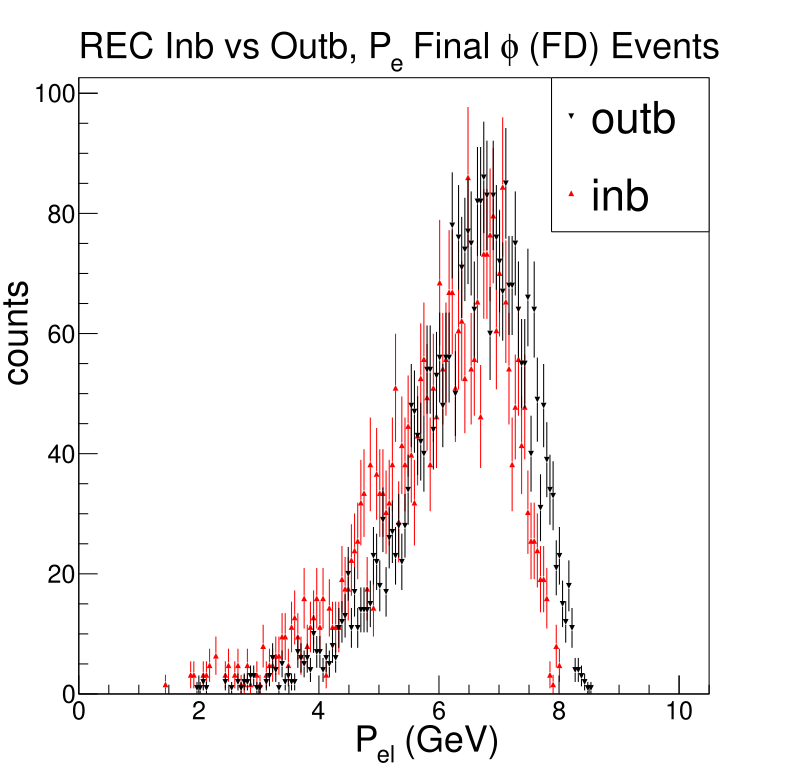

Here is the Python script that generated this plot:
#!/usr/bin/env python 
import argparse 
import numpy as np
import math
# Trick for docker install to run headless
# and never use plt.show() 
# dont use matplotlib while running this code on the batch farm
#import matplotlib
#matplotlib.use('agg')
#import matplotlib.pyplot as plt 

################################################################
## note - this is used for analyzing the result of different magnetic fields for 
## the phi analysis

from array import array 
from ROOT import (TH1F, TH2F, TF1, TFile, TCanvas,
                  gPad, gStyle, TLatex, TGraphErrors, TLegend,
                  TLine, kRed, kBlack, kBlue, kWhite,  kTRUE, gROOT)

from ROOT import( RooRealVar, RooArgSet, RooArgList, RooDataHist,
                  RooGaussian, RooFit, RooAddPdf, RooPolynomial, RooFormulaVar, RooLinkedList)

default_histo = TH1F('default', '', 100, 0, 1)
default_histo2d = TH2F('default', '', 100, 0, 1, 100, 0, 1)
global_dump = []

gROOT.SetBatch(kTRUE);


def load_histos(file):
    ''' Use the ROOT file structure to load a dictionary of histograms. '''
    h = {}
    for k in file.GetListOfKeys():
        h[k.GetName()] = file.Get(k.GetName())
    return h

def setup_global_options():
    gStyle.SetOptTitle(0)
    gStyle.SetOptStat(0)
    gStyle.SetPalette(57)

def get_fit_limits(txt_file_name, sig_range):
    params = {}
    txt_file = open(txt_file_name,'r')
    for ll in txt_file:
        sect = int(ll.split(' ')[0])
        mean = float(ll.split(' ')[1])
        sig = float(ll.split(' ')[2])
        params[sect] = [mean+sig_range*sig, mean-sig_range*sig]
    return params
    
def getFitFractionalHeight( h_temp, h_name, percent_max, save_fits):
    # fitting routine adopted from Andrew Puckett.
    print(' special fitting routine ')
    xlow, xhigh, histmax = 0, 0, 0
    binlow, binhigh, binmax = 0, 0, 0

    
    binmax = h_temp.GetMaximumBin()
    histmax = h_temp.GetMaximum()#GetBinContent(h_temp.GetMaximumBin())
    #print('histmax ' + str(histmax))
    
    binlow = binmax
    binhigh = binmax

    while h_temp.GetBinContent(binhigh) >= percent_max*histmax and binhigh <= h_temp.GetNbinsX() : binhigh+=1
    while h_temp.GetBinContent(binlow) >= percent_max*histmax and binlow > 1 : binlow-=1
    
    xlow = h_temp.GetBinLowEdge(binlow)
    xhigh = h_temp.GetBinLowEdge(binhigh+1)
    
    print(h_name)
    print(' >> bin high values ' + str(binhigh) + ' bin low ' + str(binlow) )
    print(" >> values used " + str(xlow) + " " + str(xhigh) + " " + str(histmax) )
    
    fit_temp = TF1(h_name,'gaus', xlow, xhigh )
    fit_temp.SetParameter(0, histmax)
    fit_temp.SetParameter(1, h_temp.GetBinCenter(h_temp.GetMaximumBin()))
    
                              
    h_temp.Fit(h_name,"RN") # add Q for quiet
    save_fits.append(fit_temp)
    
    temp_mean = fit_temp.GetParameter(1)
    temp_rms = fit_temp.GetParameter(2)
    
    return fit_temp#[temp_mean, temp_rms ]


def plot_sector_page(canvas, histos, title_formatter, label, save_name,
                     xtitle=None, ytitle=None, title=None,  log=False,
                     y_fit_range=None, landscape=False, x_range=None, vline=None, vline2=None,
                     hline=None, special_plot = None, 
                     fit_par = None, fit_range=None, sector_fit_info=None, fract_fit=None, save_fit_results=None, vlines=None):

    root_garbage_can = []
    root_is_dumb = []
    canvas.Clear() 
    if landscape:
        canvas.Divide(3,2)
    else:
        canvas.Divide(2,3)

    fit_result_out = None
    if save_fit_results:
        fit_result_out = open( save_fit_results, 'w')

    for i in range(1,7):
        canvas.cd(i)

        #if isinstance(histos[title_formatter.format(i)], TH1F):
        if isinstance(histos.get(title_formatter.format(i), default_histo), TH1F):
 
            if y_fit_range:
                fit = TF1(title_formatter.format(i) + '_fit', 'gaus')
                if special_plot : 
                    print('special limits')
                    #histos.get(title_formatter.format(i), default_histo).Fit(fit, '', 'R', 0.79, 0.97)
                    y_fit_range[0] = 0.79
                    y_fit_range[1] = 0.97
                    #histos.get(title_formatter.format(i), default_histo).Fit(fit, '', 'R', y_fit_range[0], y_fit_range[1])
                    x = RooRealVar("x","x",0.6,1.7)
                    l = RooArgList(x)
                    data = RooDataHist("data", "data set with x1 s{}".format(i), l, histos.get(title_formatter.format(i), default_histo) )
            
                    init_mean = sector_fit_info['mean']
                    init_mean_min = sector_fit_info['S{}_mean_min'.format(i)]
                    init_mean_max = sector_fit_info['S{}_mean_max'.format(i)]
                    init_sig = sector_fit_info['sig']
                    init_sig_min = sector_fit_info['sig_min']
                    init_sig_max = sector_fit_info['sig_max']

                    mean = RooRealVar("mean","Mean of Gaussian", init_mean,init_mean_min, init_mean_max)#0.938, 0.85, 1.0 ) # fit_par[0], 0.9*fit_par[0], 1.13*fit_par[0] ) #0.938, 0.85, 1.0 )
                    sigma = RooRealVar("sigma","Width of Gaussian", init_sig, init_sig_min, init_sig_max)# 0.1, 0.009, 0.9)    #fit_par[1], 0.95*fit_par[1], 1.05*fit_par[1] )#0.1, 0.009, 0.9)
                    gauss = RooGaussian("gauss","gauss(x,mean,sigma)",x,mean,sigma)
                
                    p1 = RooRealVar("p1","coeff #1", -10, 10)
                    p2 = RooRealVar("p2","coeff #2", -10, 10) # -10, 10) -100., 100.)
                    p3 = RooRealVar("p3","coeff #3", -10, 10) #1, -1000., 1000.)
                
                    poly_bck = RooPolynomial("px", "px", x, RooArgList(p1,p2,p3))
                    #if fit_range:
                    #x.setRange("signal", 0.83, 1.05);

                    if sector_fit_info:
                        #print(' fit range specified as : {} and {} '.format( sector_fit_range[i][0], sector_fit_range[i][1] ))
                        x.setRange("signal", sector_fit_info['S{}_range'.format(i)][0], sector_fit_info['S{}_range'.format(i)][1] )#0.83, 1.05);
                    
                    Nsig = RooRealVar("Nsig","Nsig",0.0,data.numEntries())
                    Nbkg = RooRealVar("Nbkg","Nbkg",0.0,data.numEntries())
                                
                    model = RooAddPdf("model","sig+bkgd",RooArgList(gauss,poly_bck), RooArgList(Nsig, Nbkg))
                    result = model.fitTo(data, RooFit.PrintLevel(1),  RooFit.Range("signal"), RooFit.Extended(0), RooFit.Minimizer("Minuit2","migrad"))
                    #store the fit values in a TF1 but the PDF is plotted instead.               
                    fit=TF1("gaus{}".format(i),"gaus")
                    fit.SetParameter(1, mean.getVal())
                    fit.SetParameter(2, sigma.getVal())

                    mean.Print()
                    sigma.Print()   
                    # plot this shit
                    xframe=x.frame()
                    xframe.SetTitle(" ; ; ")

                    data.plotOn(xframe, RooFit.MarkerSize(0.35) )
                    model.plotOn(xframe, RooFit.LineColor(kRed))
                    xframe.Draw()
                    can.Draw()
                    
                    if save_fit_results:
                        fit_result_out.write(str(i) + ' ' + str(mean.getVal()) + ' ' + str(sigma.getVal()) + '\n')

                    root_is_dumb.append(result)
                    root_is_dumb.append(data)
                    root_is_dumb.append(model)
                    root_is_dumb.append(xframe)

                elif fract_fit:
                    fit = getFitFractionalHeight( histos.get(title_formatter.format(i), default_histo), histos.get(title_formatter.format(i), default_histo).GetTitle(), fract_fit, root_is_dumb)
                    if save_fit_results:
                        fit_result_out.write(str(i) + ' ' + str(fit.GetParameter(1)) + ' ' + str(fit.GetParameter(2))  + '\n')
                else:
                    histos.get(title_formatter.format(i), default_histo).Fit(fit, '', 'R', y_fit_range[0], y_fit_range[1]) 
                    if save_fit_results:
                        fit_result_out.write(str(i) + ' ' + str(fit.GetParameter(1)) + ' ' + str(fit.GetParameter(2))  + '\n')

            if x_range:
                histos.get(title_formatter.format(i), default_histo).GetXaxis().SetRangeUser(x_range[0], x_range[1])
                
            if not special_plot:
                histos.get(title_formatter.format(i), default_histo).SetFillColorAlpha(55, 0.65)
                histos.get(title_formatter.format(i), default_histo).Draw()
                histos.get(title_formatter.format(i), default_histo).SetMinimum(0)

            if y_fit_range:
                label.DrawLatex(0.55, 0.86, '#mu = {0:6.4f}'.format(fit.GetParameter(1)))
                label.DrawLatex(0.55, 0.8, '#sigma = {0:6.4f}'.format(fit.GetParameter(2)))

            if vline:
                gPad.Update()
                ymax=gPad.GetUymax()                
                line = TLine(vline, 0,
                             vline, ymax)
                print(ymax)

                line.SetLineColor(kRed)
                line.SetLineStyle(1)
                line.Draw('same')
                root_garbage_can.append(line)
                global_dump.append(line)

            if vline2:
                gPad.Update()
                ymax=gPad.GetUymax()                
                print(ymax)
                print('drawing line HERE {}'.format(vline2))
                line2 = TLine(vline2, 0,
                              vline2, ymax)
                line2.SetLineColor(kRed)
                line2.SetLineStyle(1)
                line2.Draw('same')

            if vlines:
                gPad.Update()
                ymax=gPad.GetUymax()                
                line = TLine(vlines[i][0], 0,
                             vlines[i][0], ymax)
                line2 = TLine(vlines[i][1], 0,
                              vlines[i][1], ymax)

                print(ymax)

                line.SetLineColor(kRed)
                line.SetLineStyle(1)
                line2.SetLineColor(kRed)
                line2.SetLineStyle(1)
                line.Draw('same')
                line2.Draw('same')
                root_garbage_can.append(line)
                global_dump.append(line)            
                root_is_dumb.append(line2)
                global_dump.append(line2)
                
            
        #elif isinstance(histos[title_formatter.format(i)], TH2F):
        elif isinstance(histos.get(title_formatter.format(i), default_histo), TH2F):
            # histos[title_formatter.format(i)].Draw('colz')
            histos.get(title_formatter.format(i), default_histo).Draw('colz')
            if log:
                gPad.SetLogz() 
        else:
            #raise NotImplementedException('plot_sector_page only supports TH1F, TH2F')
            pass

        if vline:
            line = TLine(vline, histos.get(title_formatter.format(i), default_histo).GetYaxis().GetXmin(),
                         vline, histos.get(title_formatter.format(i), default_histo).GetYaxis().GetXmax())
            line.SetLineColor(1)
            line.SetLineStyle(1)
            line.Draw('same')
            root_garbage_can.append(line)
            root_is_dumb.append(line)

        if vline2:
            print('drawing line')
            line2 = TLine(vline2, histos.get(title_formatter.format(i), default_histo).GetYaxis().GetXmin(),
                         vline2, histos.get(title_formatter.format(i), default_histo).GetYaxis().GetXmax())
            line2.SetLineColor(1)
            line2.SetLineStyle(1)
            line2.Draw('same')
            root_is_dumb.append(line2)
            root_garbage_can.append(line2)

        if hline:
            xmin = histos.get(title_formatter.format(i)).GetXaxis().GetXmin()
            xmax = histos.get(title_formatter.format(i)).GetXaxis().GetXmax() 
            line = TLine(xmin, hline, xmax, hline)
            line.SetLineColor(1)
            line.SetLineStyle(1)
            line.Draw('same')
            root_garbage_can.append(line)
            
        if title:
            label.DrawLatex(0.1, 0.925, title)

        if xtitle:
            label.DrawLatex(0.5, 0.025, xtitle)

        if ytitle:
            label.SetTextAngle(90)
            label.DrawLatex(0.04, 0.5, ytitle)
            label.SetTextAngle(0)


    if save_fit_results:
        fit_result_out.close()
    canvas.Print(save_name)


def plot_sector_pass_fail_page(canvas, histos, title_formatter, label, save_name,
                     xtitle=None, ytitle=None, title=None, log=False,
                     y_fit_range=None, landscape=False, x_range=None, vline=None, vline2=None,
                               hline=None, vlines=None):

    root_garbage_can = []
    root_is_dumb = []
    canvas.Clear() 
    if landscape:
        canvas.Divide(3,2)
    else:
        canvas.Divide(2,3)

    cut_result  = ['raw','fail','pass']
    color_result = [1,2,4]#kBlack, kBlue, kRed]
    
    result_index=0
    for rr in cut_result:
        result_index+=1        
        for i in range(1,7):
            canvas.cd(i)
            if log and result_index==1:
                print(' setting log Y ')
                gPad.SetLogy() 

            if isinstance(histos.get(title_formatter.format(rr,i), default_histo), TH1F):
    
                if x_range:
                    histos.get(title_formatter.format(rr,i), default_histo).GetXaxis().SetRangeUser(x_range[0], x_range[1])
                         
                histos.get(title_formatter.format(rr,i), default_histo).SetFillColorAlpha(kWhite, 0)
                histos.get(title_formatter.format(rr,i), default_histo).SetLineColor(color_result[result_index-1])
                histos.get(title_formatter.format(rr,i), default_histo).Draw('same')
                if log:
                    histos.get(title_formatter.format(rr,i), default_histo).SetMinimum(0.1)
                label.DrawLatex(0.57, 0.8 - 0.05*(result_index-1), '#color[{}]'.format(color_result[result_index-1]) + '{' + cut_result[result_index-1] + '}')
                
                #only plot first time
                if vline and result_index==1:
                    gPad.Update()
                    ymax=gPad.GetUymax()                
                    line = TLine(vline, 0,
                                 vline, ymax)
                    print(ymax)
                    line.SetLineColor(kRed)
                    line.SetLineStyle(1)
                    line.Draw('same')
                    root_garbage_can.append(line)
                    global_dump.append(line)

                if vline2 and result_index==1:
                    gPad.Update()
                    ymax=gPad.GetUymax()                
                    print(ymax)
                    print('drawing line HERE {}'.format(vline2))
                    line2 = TLine(vline2, 0,
                                  vline2, ymax)
                    line2.SetLineColor(kRed)
                    line2.SetLineStyle(1)
                    line2.Draw('same')
                    root_is_dumb.append(line2)
                    global_dump.append(line2)
            

                if vlines and result_index==1:
                    gPad.Update()
                    ymax=gPad.GetUymax()                
                    if log:
                        ymax = histos.get(title_formatter.format(rr,i), default_histo).GetMaximum()
                    line = TLine(vlines[i][0], 0,
                                 vlines[i][0], ymax)
                    line2 = TLine(vlines[i][1], 0,
                                  vlines[i][1], ymax)
                    print(ymax)

                    line.SetLineColor(kRed)
                    line.SetLineStyle(1)
                    line2.SetLineColor(kRed)
                    line2.SetLineStyle(1)

                    line.Draw('same')
                    line2.Draw('same')                    
                    root_garbage_can.append(line)
                    global_dump.append(line)            
                    root_is_dumb.append(line2)
                    global_dump.append(line2)


                if title:
                    label.DrawLatex(0.1, 0.925, title)
                        
                if xtitle:
                    label.DrawLatex(0.5, 0.025, xtitle)

                if ytitle:
                    label.SetTextAngle(90)
                    label.DrawLatex(0.04, 0.5, ytitle)
                    label.SetTextAngle(0)


    canvas.Print(save_name)


def plot_page(canvas, histos, histo_title, label, save_name,
              xtitle=None, ytitle=None, title=None, log=False,
              fits=None, x_bin_step=None, x_range=None, y_range = None, y_fit_range=None, 
              fit_method=None, merge_bins_status=None, slice_fit_info = None, manual_gfit_par=None):
    
    canvas.Clear() 
    root_is_dumb=[]
    if isinstance(histos[histo_title], TH1F):
        histos[histo_title].Draw()
    elif isinstance(histos[histo_title], TH2F):
        histos[histo_title].Draw('colz')
        if log:
            gPad.SetLogz() 

        if fits:
           htitle = histo_title
           hist = histos.get(htitle, default_histo2d).Clone(htitle+'_clone')
           hist.RebinX(x_bin_step)
           graph, slices, fits, bin_info = fit_slices(hist, x_range, 1, y_fit_range, label, ytitle, fit_method, merge_bins_status, slice_fit_info, 0)
           graph.SetMarkerStyle(8)
           graph.SetMarkerColor(2)
           graph.SetMarkerSize(1)
               
        if y_range:
            hist.GetYaxis().SetRangeUser(y_range[0], y_range[1])                        
            #hist.RebinX(x_bin_step)#int(math.floor(x_bin_step/2)))
            hist.Draw("colz")

            graph.GetHistogram().SetMinimum(y_range[0])
            graph.GetHistogram().SetMaximum(y_range[1])
            h_x_min = hist.GetBinCenter(1)
            h_x_max = hist.GetBinCenter(hist.GetNbinsX())
            graph.GetXaxis().SetRangeUser(x_range[0], x_range[1])
            graph.SetTitle('')
            graph.Draw('P')
            root_is_dumb.append(graph)            
            root_is_dumb.append(hist)
        else:
            graph.Draw('AP')
            root_is_dumb.append(graph)
            
        if manual_gfit_par:
            print('>>> Fitting Data Points of Graph')
            
            x_min, x_max = manual_gfit_par['S{}_range'.format(0)][0], manual_gfit_par['S{}_range'.format(0)][1]
            print('>>> Using manual fit range {} {}'.format(x_min, x_max))
            poly_fit = TF1(histo_title, "[0] + [1]*x + [2]*x*x + [3]*x*x*x",x_min, x_max)            
            graph.Fit(poly_fit,'R')
            poly_fit.SetLineColor(kBlack)
            poly_fit.Draw('same')
            title_temp = manual_gfit_par['file_out_name']
            f_out = open('/w/hallb-scifs17exp/clas12/bclary/CLAS12/david_elastic/elastic-clas12/python/fit_parameters/'+title_temp+'.txt','w')
            f_out.write('a {}'.format(poly_fit.GetParameter(0)) + ' \n')
            f_out.write('b {}'.format(poly_fit.GetParameter(1)) + ' \n')
            f_out.write('c {}'.format(poly_fit.GetParameter(2)) + ' \n')
            f_out.write('d {}'.format(poly_fit.GetParameter(3)))
            f_out.close()
            root_is_dumb.append(poly_fit)


    else:
        #raise NotImplementedException('plot_sector_page only supports TH1F, TH2F')
        pass
    
    if title:
        label.DrawLatex(0.1, 0.925, title)

    if xtitle:
        label.DrawLatex(0.5, 0.025, xtitle)

    if ytitle:
        label.SetTextAngle(90)
        label.DrawLatex(0.04, 0.5, ytitle)
        label.SetTextAngle(0)

        
    canvas.Print(save_name)
    
    if fits:
        # For the slices 
        slice_can = TCanvas('slice_can', 'slice_can', 1200, 1600)
        slice_can.SetBatch(kTRUE)

        slice_pdfname = histo_title + '_slices.pdf'
        slice_can.Print(slice_pdfname + '[')
        htitle = histo_title
        hist = histos.get(htitle, default_histo2d).Clone(htitle+'_clone2') 
        hist.RebinX(x_bin_step)
        graph, slices, fits, bin_info = fit_slices(hist, x_range, 1, y_fit_range, label, ytitle, fit_method, merge_bins_status, slice_fit_info, 0)

        ncols = 3
        #ncols = int(np.ceil(len(slices) / nrows) + 1)
        nrows = int((slice_fit_info['S{}_max_bin_ignore'.format(0)] - slice_fit_info['S{}_min_bin_ignore'.format(0)])/ncols) + 1
        if nrows <= 2:
            nrows+=1

        print(' --------> number of cols {} '.format(ncols))
        print(' --------> number of rows {} '.format(nrows))
        

        slice_can.Clear() 
        slice_can.Divide(ncols, nrows)
        for j, (s,f) in enumerate(zip(slices, fits)):
            bin_center = bin_info['bin_center_{}'.format(j)]
            if j<slice_fit_info['S0_min_bin_ignore'] or j>slice_fit_info['S0_max_bin_ignore']: continue
            print(j+1-slice_fit_info['S0_min_bin_ignore'])
            slice_can.cd(j+1-slice_fit_info['S0_min_bin_ignore'])
            #slice_can.cd(j+1)
            s.Draw()
            lab.DrawLatex(0.15, 0.85, '#mu = {0:6.4f}'.format(f.GetParameter(1)))
            lab.DrawLatex(0.15, 0.80, '#sigma = {0:6.4f}'.format(f.GetParameter(2)))
            lab.DrawLatex(0.15, 0.75, 'Bin:{}'.format(j))
            lab.DrawLatex(0.15, 0.70, 'Bin Cntr:{}'.format(bin_center))
            
        slice_can.Print(slice_pdfname)
        slice_can.Print(slice_pdfname + ']')


def plot_page_2d_overlap(canvas, histos, title_formatter, loop_formatter, label, save_name,
                     xtitle=None, ytitle=None, title=None, log=False):
    
    canvas.Clear() 
    jj=0
    for rr in loop_formatter:
        if isinstance(histos[title_formatter.format(rr)], TH2F):            
            if jj == 0:
                histos.get(title_formatter.format(rr), default_histo).Draw()
            if jj == 1:
                histos.get(title_formatter.format(rr), default_histo).Draw('colz+same')
                
            if log:
                gPad.SetLogz() 
        else:
            #raise NotImplementedException('plot_sector_page only supports TH1F, TH2F')
            pass
    
        if title:
            label.DrawLatex(0.1, 0.925, title)

        if xtitle:
            label.DrawLatex(0.5, 0.025, xtitle)

        if ytitle:
            label.SetTextAngle(90)
            label.DrawLatex(0.04, 0.5, ytitle)
            label.SetTextAngle(0)
        jj+=1
    canvas.Print(save_name)

def plot_page_overlap_grid(canvas, histos, histos2, histo_titles, label, save_name, nrow, ncol,
                           xtitle=None, ytitle=None, titles=None, log=False, rebin2D=None,
                           fits=None, x_bin_step=None, x_range=None, y_range = None, y_fit_range=None, 
                           fit_method=None, merge_bins_status=None, slice_fit_info = None, manual_gfit_par=None):
    
    canvas.Clear() 
    canvas.Divide(nrow,ncol)
    root_is_dumb=[]
    
    cc=0
    for histo_title in histo_titles:
        canvas.cd(cc+1)
        if isinstance(histos[histo_title], TH1F):
            opt='P+E'
            histos[histo_title].SetMarkerStyle(22)
            histos2[histo_title].SetMarkerStyle(23)
            histos[histo_title].SetMarkerSize(1)
            histos2[histo_title].SetMarkerSize(1)
            histos[histo_title].SetMarkerColor(kRed)
            histos2[histo_title].SetMarkerColor(kBlack)
            histos[histo_title].SetLineColor(kRed)
            histos2[histo_title].SetLineColor(kBlack)
            # scale to outbending data
            histos[histo_title].Scale( histos2[histo_title].GetMaximum()/histos[histo_title].GetMaximum())
            if histos2.get(histo_title, default_histo).GetMaximum() > histos.get(histo_title, default_histo).GetMaximum():
                histos2[histo_title].Draw(opt)
                histos[histo_title].Draw(opt+' SAME')
            else:
                histos[histo_title].Draw(opt)
                histos2[histo_title].Draw(opt+' SAME')

            leg = TLegend(0.7, 0.7, 0.9, 0.9)
            leg.AddEntry( histos[histo_title],'inb','pl')
            leg.AddEntry( histos2[histo_title],'out.','pl')
            leg.Draw('same')
            root_is_dumb.append(leg)


        elif isinstance(histos[histo_title], TH2F):            
            if log:
                print(' setting log Z ')
                gPad.SetLogz() 

            opt='CONT2'
            histos[histo_title].SetLineColor(kRed)
            histos2[histo_title].SetLineColor(kBlack)
            if rebin2D:
                histos[histo_title].Rebin2D(rebin2D[0], rebin2D[1])
                histos2[histo_title].Rebin2D(rebin2D[0], rebin2D[1])
            histos[histo_title].Draw(opt)
            histos2[histo_title].Draw(opt+' SAME')
        
            leg = TLegend(0.7, 0.7, 0.9, 0.9)
            leg.AddEntry( histos[histo_title],'inb','l')
            leg.AddEntry( histos2[histo_title],'out.','l')
            leg.Draw('same')
            root_is_dumb.append(leg)
            
        else:
            #raise NotImplementedException('plot_sector_page only supports TH1F, TH2F')
            pass
    
        if titles:
            label.DrawLatex(0.1, 0.925, titles[cc][0])

            label.DrawLatex(0.5, 0.025, titles[cc][2])

            label.SetTextAngle(90)
            label.DrawLatex(0.04, 0.5, titles[cc][1])
            label.SetTextAngle(0)
        cc+=1

        
    canvas.Print(save_name)
    

def plot_sector_2d_page(canvas, histos, title_formatter, loop_formatter, label, save_name,
                        xtitle=None, ytitle=None, title=None,  log=False,
                        y_fit_range=None, landscape=False, x_range=None ):

    root_garbage_can = []
    root_is_dumb = []
    canvas.Clear() 
    if landscape:
        canvas.Divide(3,2)
    else:
        canvas.Divide(2,3)

    jj=0
    for rr in loop_formatter:
        for i in range(1,7):
            canvas.cd(i)
            if isinstance(histos.get(title_formatter.format(i,rr), default_histo), TH2F):
                
                if jj == 0:
                    histos.get(title_formatter.format(i,rr), default_histo).Draw()
                if jj == 1:
                    histos.get(title_formatter.format(i,rr), default_histo).Draw('colz+same')
                if log:
                    gPad.SetLogz() 
            else:
                #raise NotImplementedException('plot_sector_page only supports TH1F, TH2F')
                pass


            if title:
                label.DrawLatex(0.1, 0.925, title)
                
            if xtitle:
                label.DrawLatex(0.5, 0.025, xtitle)

            if ytitle:
                label.SetTextAngle(90)
                label.DrawLatex(0.04, 0.5, ytitle)
                label.SetTextAngle(0)
        jj+=1

    canvas.Print(save_name)


def fit_slices(histo, x_range, x_bin_step, y_fit_range, label, xlabel, fit_method, merge_bins_status, slice_fit_info, sect=None):

    x_start = histo.GetXaxis().FindBin(x_range[0])
    x_stop =  histo.GetXaxis().FindBin(x_range[1])

    x_values = array('d')
    slices = []
    fits = []
    junk=[]
    
    x_bin_start=1
    x_bin_end=1
    ev_per_hist=0
    fraction_events_per_hist=0.2
    n_ev_per_hist=histo.GetEntries()*fraction_events_per_hist
    done = False
    i=0
    #for i, x_bin in enumerate(range(x_start, x_stop + 1, x_bin_step)):
    dict_projec = {}
    bin_info = {}
    if merge_bins_status:
        print('--> performing bin merging procedure to fill slices with equal events')
        while not done:
            projec = histo.ProjectionY(histo.GetTitle() + '_proj{}'.format(i) , x_bin_start, x_bin_end)
            #x_bin, x_bin + x_bin_step)
            n_ev_projec = projec.GetEntries()
            if n_ev_projec <= n_ev_per_hist:
                x_bin_end+=1
                ev_per_hist+=n_ev_projec
            else:
                print(histo.GetXaxis().GetBinCenter(x_bin_end))
                print(histo.GetXaxis().GetBinCenter(x_bin_start))
                bin_info[i] = [histo.GetXaxis().GetBinCenter(x_bin_start),  histo.GetXaxis().GetBinCenter(x_bin_end)]
                avg_bin_center = histo.GetXaxis().GetBinCenter(x_bin_start) + (histo.GetXaxis().GetBinCenter(x_bin_end) - histo.GetXaxis().GetBinCenter(x_bin_start))/2            
                projec.SetTitle('{} Bin {}; {}; counts'.format(xlabel,i,xlabel))
                temp_store = [projec,avg_bin_center]
                dict_projec[i] = temp_store
                print dict_projec
                print('projec {} bin rane {} to {} with {} events, avg bin center {}'.format(i,x_bin_start, x_bin_end, n_ev_projec, avg_bin_center))
                x_bin_start=x_bin_end
                i+=1            
                
            if x_bin_end == histo.GetNbinsX():
                done=True

    if merge_bins_status:
        for  key, value in dict_projec.items():
            fit = TF1(histo.GetTitle() + '_fit{}'.format(key), 'gaus')
            fit.SetTitle(histo.GetTitle() + '_fit{}'.format(key))
            fit.SetName(histo.GetTitle() + '_fit{}'.format(key))
        
            projec = value[0]
            avg_bin_center = value[1]
            if y_fit_range:
                fit.SetParameter(1, 0.5 * projec.GetMean() )#(y_fit_range[0] + y_fit_range[1]))
            
                #projec.Fit(fit, 'R', '',  y_fit_range[0], y_fit_range[1])
                #projec.Rebin(2)
                hist_mean = projec.GetMean()
                hist_sig = projec.GetRMS()
                y_fit_min = hist_mean - 2*hist_sig
                y_fit_max = hist_mean + 2*hist_sig
                if fit_method == 2 :
                    fit = getFitFractionalHeight( projec, projec.GetTitle(), 0.6, junk)
                elif fit_method == 1:
                    projec.Fit(fit, 'R', '',  y_fit_min,y_fit_max)

            slices.append(projec)
            fits.append(fit)
            
        x_values.append(avg_bin_center)#0.5 * (x_high + x_low))

    if not merge_bins_status:
        for i, x_bin in enumerate(range(x_start, x_stop + 1, x_bin_step)):
            projec = histo.ProjectionY(histo.GetTitle() + '_proj{}'.format(i) , x_bin, x_bin)# + x_bin_step)
            fit = TF1(histo.GetTitle() + '_fit{}'.format(i), 'gaus')
            fit.SetTitle(histo.GetTitle() + '_fit{}'.format(i))
            fit.SetName(histo.GetTitle() + '_fit{}'.format(i))
            
            if y_fit_range:
                fit.SetParameter(1, 0.5 * (y_fit_range[0] + y_fit_range[1]))
            
                
            if 'rebinX' in slice_fit_info.keys():
                projec.Rebin(slice_fit_info['rebinX'])
            else:
                projec.Rebin(2)
            
            hist_mean = projec.GetMean()
            hist_sig = projec.GetRMS()
            y_fit_min = hist_mean - 2*hist_sig
            y_fit_max = hist_mean + 2*hist_sig
            if fit_method == 2 :
                if 'fit_fract' in slice_fit_info.keys():
                    fit = getFitFractionalHeight( projec, projec.GetTitle(), slice_fit_info['fit_fract'], junk)
                else:
                    fit = getFitFractionalHeight( projec, projec.GetTitle(), 0.6, junk)
                    #fit = getFitFractionalHeight( projec, projec.GetTitle(), 0.6, junk)
            elif fit_method == 1:
                projec.Fit(fit, 'R', '',  y_fit_min,y_fit_max)
            elif fit_method == 3 and slice_fit_info and sect:
                print('---> Using ROOFit <---')
                h_min = projec.GetXaxis().GetXmin()
                h_max = projec.GetXaxis().GetXmax()
                print(' hist x range is {} to {}'.format(h_min, h_max))

                rf_x = RooRealVar("xs","xs",h_min, h_max)
                rf_l = RooArgList(rf_x)
                rf_data = RooDataHist("slice_data","data_set_slice{}".format(i), rf_l, projec)
                init_mean = slice_fit_info['mean']
                init_mean_min = slice_fit_info['S{}_mean_min'.format(sect)]
                init_mean_max = slice_fit_info['S{}_mean_max'.format(sect)]
                init_sig = slice_fit_info['sig']
                init_sig_min = slice_fit_info['sig_min']
                init_sig_max = slice_fit_info['sig_max']
                
                slice_mean = RooRealVar("slice_mean","Mean of Gaussian", init_mean,init_mean_min, init_mean_max)#0.938, 0.85, 1.0 ) # fit_par[0], 0.9*fit_par[0], 1.13*fit_par[0] ) #0.938, 0.85, 1.0 )
                slice_sigma = RooRealVar("slice_sigma","Width of Gaussian", init_sig, init_sig_min, init_sig_max)# 0.1, 0.009, 0.9)    #fit_par[1], 0.95*fit_par[1], 1.05*fit_par[1] )#0.1, 0.009, 0.9)
                slice_gauss = RooGaussian("slice_gauss","gauss(x,slice_mean,slice_sigma)",rf_x,slice_mean,slice_sigma)
                slice_result = slice_gauss.fitTo(rf_data,RooFit.PrintLevel(1),RooFit.Extended(0), RooFit.Minimizer("Minuit2","migrad"))
                fit.SetParameter(1, slice_mean.getVal())
                fit.SetParameter(2, slice_sigma.getVal())
                slice_mean.Print()
                slice_sigma.Print()
                projec.Fit(fit, 'R', '',  slice_mean.getVal() - 3*slice_sigma.getVal(), slice_mean.getVal() + 3*slice_sigma.getVal())
                
            
                
            print('-----------> fit result chi2 ' + str(fit.GetChisquare()))
            #projec.Fit(fit, 'R', '',  y_fit_range[0], y_fit_range[1])
            
            x_low = histo.GetXaxis().GetBinCenter(x_bin)
            x_high = histo.GetXaxis().GetBinCenter(x_bin + x_bin_step)

            projec.SetTitle(xlabel +' bin ' +str(i) + ' ' + str(0.5 * (x_high + x_low)) + ' ; ' + xlabel + ' ;  counts')

            x_center = histo.GetXaxis().GetBinCenter(x_bin) #+ 0.5*(histo.GetXaxis().GetBinCenter(1) + histo.GetXaxis().GetBinCenter(2))
            print(' x bin low {} and x bin high {} -> bin center {}'.format(x_low, x_high, 0.5*(x_high + x_low)))
            print(' x center is {}'.format(x_center))
            x_values.append(x_center) #0.5 * (x_high + x_low))
            slices.append(projec)
            fits.append(fit)
            bin_info['bin_center_{}'.format(i)] = x_center #0.5*(x_high + x_low)

    means = array('d')
    means_err = array('d')
    stds = array('d')
    stds_err = array('d')
    zeros = array('d')
    x_values_temp = array('d')
    
    xx_counter  = 0
    for f in fits:
        xx_counter+=1
        if (xx_counter-1)<slice_fit_info['S{}_min_bin_ignore'.format(sect)] or (xx_counter-1)>slice_fit_info['S{}_max_bin_ignore'.format(sect)]: continue

        x_values_temp.append(x_values[xx_counter-1])
        means.append(f.GetParameter(1))
        means_err.append(f.GetParError(1))
        stds.append(f.GetParameter(2))
        stds_err.append(f.GetParError(2))
        zeros.append(0.0)
      
    #graph = TGraphErrors(len(x_values_temp), x_values_temp, means, zeros, stds)
    graph = TGraphErrors(len(x_values_temp), x_values_temp, means, zeros, means_err)
    graph.SetName('g_' + histo.GetName())

    return graph, slices, fits, bin_info
    # return np.array(x_values), np.array(means), np.array(stds), slices, fits 

 
def plot_fits(canvas, histos, x_range, x_bin_step, title_formatter,
              save_name, label, y_fit_range, fit_method, y_range=None,
              title=None, xtitle=None, ytitle=None, hline=None, vlines=None,
              merge_bins_status = False, slice_fit_info = None, manual_gfit_par=None):

    canvas.Clear()
    canvas.Divide(2,3)

    root_is_dumb = []
    for i in range(1,7):
        canvas.cd(i)

        htitle = title_formatter.format(i)
        hist = histos.get(htitle, default_histo2d).Clone(htitle+'_clone')
        hist.RebinX(x_bin_step)
        #graph, slices, fits, bin_info = fit_slices(histos.get(htitle, default_histo2d), x_range, 1, y_fit_range, label, ytitle, fit_method, merge_bins_status, slice_fit_info, i)
        graph, slices, fits, bin_info = fit_slices(hist, x_range, 1, y_fit_range, label, ytitle, fit_method, merge_bins_status, slice_fit_info, i)
        graph.SetMarkerStyle(8)
        graph.SetMarkerColor(2)
        graph.SetMarkerSize(1)
        #hist = histos.get(htitle, default_histo2d).Clone(htitle+'_clone')
        if y_range:
            hist.GetYaxis().SetRangeUser(y_range[0], y_range[1])                        
            #hist.RebinX(x_bin_step)#int(math.floor(x_bin_step/2)))
            hist.Draw("colz")

            graph.GetHistogram().SetMinimum(y_range[0])
            graph.GetHistogram().SetMaximum(y_range[1])
            h_x_min = hist.GetBinCenter(1)
            h_x_max = hist.GetBinCenter(hist.GetNbinsX())
            graph.GetXaxis().SetRangeUser(x_range[0], x_range[1])
            graph.SetTitle('')
            graph.Draw('P')
            root_is_dumb.append(graph)            
            root_is_dumb.append(hist)
        else:
            graph.Draw('AP')
            root_is_dumb.append(graph)
            
        if hline:
            line = TLine(x_range[0], hline, x_range[1], hline)
            line.SetLineStyle(8)
            line.SetLineWidth(1)
            line.Draw()
            root_is_dumb.append(line)
            
        if title:
            label.DrawLatex(0.1, 0.925, title + ' S ' + str(i))

        if xtitle:
            label.DrawLatex(0.5, 0.025, xtitle)
        if ytitle:
            label.SetTextAngle(90)
            label.DrawLatex(0.035, 0.5, ytitle)
            label.SetTextAngle(0)

        if vlines:
            for sect, ll in bin_info.items():
                lmin = TLine(ll[0], y_range[0], ll[0], y_range[1])
                lmax = TLine(ll[1], y_range[0], ll[1], y_range[1])
                lmin.SetLineColor(kRed)
                lmax.SetLineColor(kRed)
                lmin.Draw('same')
                if ll[1] < graph.GetXaxis().GetXmax():
                    lmax.Draw('same')
                root_is_dumb.append(lmin)
                root_is_dumb.append(lmax)

        if manual_gfit_par:
            print('>>> Fitting Data Points of Graph')
            
            x_min, x_max = manual_gfit_par['S{}_range'.format(i)][0], manual_gfit_par['S{}_range'.format(i)][1]
            print('>>> Using manual fit range {} {}'.format(x_min, x_max))
            poly_fit = TF1(title + str(i), "[0] + [1]*x + [2]*x*x + [3]*x*x*x",x_min, x_max)            
            graph.Fit(poly_fit,'R')
            poly_fit.SetLineColor(kBlack)
            poly_fit.Draw('same')
            title_temp = manual_gfit_par['file_out_name'] + '_S' + str(i)
            f_out = open('/w/hallb-scifs17exp/clas12/bclary/CLAS12/david_elastic/elastic-clas12/python/fit_parameters/'+title_temp+'.txt','w')
            f_out.write('a {}'.format(poly_fit.GetParameter(0)) + ' \n')
            f_out.write('b {}'.format(poly_fit.GetParameter(1)) + ' \n')
            f_out.write('c {}'.format(poly_fit.GetParameter(2)) + ' \n')
            f_out.write('d {}'.format(poly_fit.GetParameter(3)))
            f_out.close()
            root_is_dumb.append(poly_fit)




    canvas.Print(save_name)

    # For the slices 
    slice_can = TCanvas('slice_can', 'slice_can', 1200, 1600)
    slice_pdfname = title_formatter.split('_{}')[0] + '_slices.pdf'
    slice_can.Print(slice_pdfname + '[')
    for i in range(1,7):
        htitle = title_formatter.format(i)
        hist = histos.get(htitle, default_histo2d).Clone(htitle+'_clone2') 
        hist.RebinX(x_bin_step)
        #graph, slices, fits, bin_info = fit_slices(histos.get(htitle, default_histo2d), x_range, 1, y_fit_range, label, ytitle, fit_method, merge_bins_status, slice_fit_info, i)
        graph, slices, fits, bin_info = fit_slices(hist, x_range, 1, y_fit_range, label, ytitle, fit_method, merge_bins_status, slice_fit_info, i)

        # Size of slices page
        ncols = 3
        #ncols = int(np.ceil(len(slices) / nrows) + 1)
        nrows = int((slice_fit_info['S{}_max_bin_ignore'.format(i)] - slice_fit_info['S{}_min_bin_ignore'.format(i)])/ncols) + 1
        if nrows <= 2:
            nrows+=1

        print(' --------> number of cols {} '.format(ncols))
        print(' --------> number of rows {} '.format(nrows))
        

        slice_can.Clear() 
        slice_can.Divide(ncols, nrows)
        for j, (s,f) in enumerate(zip(slices, fits)):
            bin_center = bin_info['bin_center_{}'.format(j)]
            if j<slice_fit_info['S{}_min_bin_ignore'.format(i)] or j>slice_fit_info['S{}_max_bin_ignore'.format(i)]: continue
            print(j+1-slice_fit_info['S{}_min_bin_ignore'.format(i)])
            slice_can.cd(j+1-slice_fit_info['S{}_min_bin_ignore'.format(i)])
            #slice_can.cd(j+1)
            s.Draw()
            lab.DrawLatex(0.15, 0.85, '#mu = {0:6.4f}'.format(f.GetParameter(1)))
            lab.DrawLatex(0.15, 0.80, '#sigma = {0:6.4f}'.format(f.GetParameter(2)))
            lab.DrawLatex(0.15, 0.75, 'Bin:{}'.format(j))
            lab.DrawLatex(0.15, 0.70, 'Bin Cntr:{}'.format(bin_center))
            
        slice_can.Print(slice_pdfname)
    slice_can.Print(slice_pdfname + ']')


def plot_2d_sidebyside(canvas,  histos_inb, histos_outb, title_formatter, save_name, label, 
                     title=None, xtitle=None, ytitle=None, 
                     hline=None, vlines=None, logy=None, set_marker_style=None, scale=None):

    root_garbage_can = []
    root_is_dumb = []
    canvas.Clear() 
    
    canvas.Divide(1,2)
    canvas.cd(1)
    histos_inb[title_formatter].Draw("colz")

    if hline:
        line = TLine(x_range[0], hline, x_range[1], hline)
        line.SetLineStyle(8)
        line.SetLineWidth(1)
        line.Draw()
        root_is_dumb.append(line)
        
    if title:
        label.DrawLatex(0.1, 0.925, 'INB:'+title)

    if xtitle:
        label.DrawLatex(0.5, 0.025, xtitle)

    if ytitle:
        label.SetTextAngle(90)
        label.DrawLatex(0.035, 0.5, ytitle)
        label.SetTextAngle(0)
    
    canvas.cd(2)
    histos_outb[title_formatter].Draw("colz")

    if hline:
        line = TLine(x_range[0], hline, x_range[1], hline)
        line.SetLineStyle(8)
        line.SetLineWidth(1)
        line.Draw()
        root_is_dumb.append(line)
        
    if title:
        label.DrawLatex(0.1, 0.925, 'OUTB:'+title)

    if xtitle:
        label.DrawLatex(0.5, 0.025, xtitle)

    if ytitle:
        label.SetTextAngle(90)
        label.DrawLatex(0.035, 0.5, ytitle)
        label.SetTextAngle(0)

    canvas.Print(save_name)
    

def plot_overlap_1d( canvas, histos_inb, histos_outb, title_formatter, save_name, label, 
                     title=None, xtitle=None, ytitle=None, 
                     hline=None, vlines=None, logy=None, set_marker_style=None, scale=None, fit=None):

    canvas.Clear()
    canvas.Divide(2,3)

    root_is_dumb = []
    
    if True:# isinstance((histos_data.get(title_formatter), default_histo), TH1F) and isinstance((histos_sim.get(title_formatter), default_histo), TH1F):
        opt=''
        if set_marker_style:            
            opt='P+E'
            histos_inb[title_formatter].SetMarkerStyle(22)
            histos_outb[title_formatter].SetMarkerStyle(23)
            histos_inb[title_formatter].SetMarkerSize(1)
            histos_outb[title_formatter].SetMarkerSize(1)
            histos_inb[title_formatter].SetMarkerColor(kRed)
            histos_outb[title_formatter].SetMarkerColor(kBlack)
            histos_inb[title_formatter].SetLineColor(kRed)
            histos_outb[title_formatter].SetLineColor(kBlack)
        else:
            histos_inb[title_formatter].SetLineColor(kRed)
            histos_outb[title_formatter].SetLineColor(kBlack)

                        
            
        if logy:
            print(' setting log Y ')
            gPad.SetLogy() 
            if histos_outb.get(title_formatter, default_histo).GetMaximum() > histos_outb.get(title_formatter, default_histo).GetMaximum():
                histos_outb.get(title_formatter, default_histo).SetMinimum(0.1)
            else:
                histos_inb.get(title_formatter, default_histo).SetMinimum(0.1)


        if scale:
            if scale=="to_inb":
                histos_outb[title_formatter].Scale( histos_inb[title_formatter].GetEntries()/histos_outb[title_formatter].GetEntries())
            elif scale=="integral":                
                dxmin = histos_inb[title_formatter].GetXaxis().GetXmin()
                dxmax = histos_inb[title_formatter].GetXaxis().GetXmax()
                sxmin = histos_outb[title_formatter].GetXaxis().GetXmin()
                sxmax = histos_outb[title_formatter].GetXaxis().GetXmax()
                dbmin = histos_inb[title_formatter].GetXaxis().FindBin(dxmin)
                dbmax = histos_inb[title_formatter].GetXaxis().FindBin(dxmax)
                sbmin = histos_outb[title_formatter].GetXaxis().FindBin(sxmin)
                sbmax = histos_outb[title_formatter].GetXaxis().FindBin(sxmax)                
                histos_inb[title_formatter].Scale( histos_outb[title_formatter].GetIntegral(sbmin, sbmax)/histos_inb[title_formatter].GetIntegral(dbmin,dbmax))
            else:
                histos_inb[title_formatter].Scale( histos_outb[title_formatter].GetMaximum()/histos_inb[title_formatter].GetMaximum())


        print(' maximum of outb hist is {}'.format(histos_outb.get(title_formatter, default_histo).GetMaximum()))
        
        if histos_outb.get(title_formatter, default_histo).GetMaximum() > histos_inb.get(title_formatter, default_histo).GetMaximum():
            histos_outb[title_formatter].Draw(opt)
            histos_inb[title_formatter].Draw(opt+' SAME')
        else:
            histos_inb[title_formatter].Draw(opt)
            histos_outb[title_formatter].Draw(opt+' SAME')
            
        root_is_dumb.append(histos_inb[title_formatter])
        root_is_dumb.append(histos_outb[title_formatter])

        if hline:
            line = TLine(x_range[0], hline, x_range[1], hline)
            line.SetLineStyle(8)
            line.SetLineWidth(1)
            line.Draw()
            root_is_dumb.append(line)
            
        if title:
            label.DrawLatex(0.1, 0.925, title)

        if xtitle:
            label.DrawLatex(0.45, 0.025, xtitle)

        if ytitle:
            label.SetTextAngle(90)
            label.DrawLatex(0.035, 0.5, ytitle)
            label.SetTextAngle(0)

        if vlines:
            vl=0
            for ll in vlines:
                gPad.Update()
                ymax=gPad.GetUymax()                                        
                print('{} {}'.format(vl,ll))
                line = TLine(ll, 0,
                             ll, ymax)
                line.SetLineColor(kRed)
                if vl > 1:
                    line.SetLineColor(kBlack)
                line.SetLineStyle(1)
                line.SetLineWidth(2)
                line.Draw('same')
                vl+=1
                root_is_dumb.append(line)

        leg = TLegend(0.7, 0.7, 0.9, 0.9)
        leg.AddEntry(histos_outb[title_formatter],'outb','p')
        leg.AddEntry(histos_inb[title_formatter],'inb','p')
        leg.Draw('same')
        root_is_dumb.append(leg)



        if fit:
            fit_gaus_inb = getFitFractionalHeight( histos_inb[title_formatter], histos_inb[title_formatter].GetTitle(), fit, root_is_dumb)
            fit_gaus_outb = getFitFractionalHeight( histos_outb[title_formatter], histos_outb[title_formatter].GetTitle(), fit, root_is_dumb)            
            mean_inb = histos_inb[title_formatter].GetMean()
            rms_inb = histos_inb[title_formatter].GetRMS()
            fit_gaus_poly_inb = TF1(histos_inb[title_formatter].GetTitle()+"gaus_poly","gaus(0)+pol2(3)", mean_inb-1.5*rms_inb, mean_inb+1.5*rms_inb)
            fit_gaus_poly_inb.SetParameter(0,fit_gaus_inb.GetParameter(0))
            fit_gaus_poly_inb.SetParameter(1,fit_gaus_inb.GetParameter(1))
            fit_gaus_poly_inb.SetParameter(2,fit_gaus_inb.GetParameter(2))

            mean_outb = histos_outb[title_formatter].GetMean()
            rms_outb = histos_outb[title_formatter].GetRMS()
            fit_gaus_poly_outb = TF1(histos_outb[title_formatter].GetTitle()+"outb_gaus_poly","gaus(0)+pol2(3)", mean_outb-1.5*rms_outb, mean_outb+1.5*rms_outb)
            fit_gaus_poly_outb.SetParameter(0,fit_gaus_outb.GetParameter(0))
            fit_gaus_poly_outb.SetParameter(1,fit_gaus_outb.GetParameter(1))
            fit_gaus_poly_outb.SetParameter(2,fit_gaus_outb.GetParameter(2))

            # fit with gaus + pol2 instead - result is more accurate
            fit_gaus_poly_inb.SetLineColor(kRed)
            fit_gaus_poly_outb.SetLineColor(kBlack)

            histos_inb[title_formatter].Fit(histos_inb[title_formatter].GetTitle()+"gaus_poly","R")
            histos_outb[title_formatter].Fit(histos_outb[title_formatter].GetTitle()+"outb_gaus_poly","R")

            label.DrawLatex(0.53, 0.60, 'inb: #mu = {0:.4f}'.format(fit_gaus_inb.GetParameter(1)))
            label.DrawLatex(0.53, 0.55, 'inb: #sigma = {0:.4f}'.format(fit_gaus_inb.GetParameter(2)))

            label.DrawLatex(0.53, 0.50, 'outb: #mu = {0:.4f}'.format(fit_gaus_outb.GetParameter(1)))
            label.DrawLatex(0.53, 0.45, 'out: #sigma = {0:.4f}'.format(fit_gaus_outb.GetParameter(2)))

            root_is_dumb.append(fit_gaus_outb)
            root_is_dumb.append(fit_gaus_inb)
            root_is_dumb.append(label)

    else:
        print('not th1f')
    

    canvas.Print(save_name)



def plot_overlap_2d( canvas, histos_data, histos_sim, title_formatter, save_name, label, 
                     title=None, xtitle=None, ytitle=None, 
                     hline=None, vlines=None, logy=None, set_marker_style=None, rebin2D = None):

    canvas.Clear()
    canvas.Divide(2,3)

    root_is_dumb = []
    
    if True:# isinstance((histos_data.get(title_formatter), default_histo), TH1F) and isinstance((histos_sim.get(title_formatter), default_histo), TH1F):
        opt=''
        if set_marker_style and rebin2D:            
            opt='CONT2'
            histos_data[title_formatter].SetLineColor(kRed)
            histos_sim[title_formatter].SetLineColor(kBlack)
            histos_data[title_formatter].Rebin2D(rebin2D[0], rebin2D[1])
            histos_sim[title_formatter].Rebin2D(rebin2D[0], rebin2D[1])

        if logy:
            print(' setting log Z ')
            gPad.SetLogz() 

        histos_data[title_formatter].Draw(opt)
        histos_sim[title_formatter].Draw(opt+' SAME')
        
        leg = TLegend(0.7, 0.7, 0.9, 0.9)
        leg.AddEntry( histos_data[title_formatter],'inb','l')
        leg.AddEntry( histos_sim[title_formatter],'out.','l')
        leg.Draw('same')
        root_is_dumb.append(leg)

        root_is_dumb.append(histos_data[title_formatter])
        root_is_dumb.append(histos_sim[title_formatter])

        if hline:
            line = TLine(x_range[0], hline, x_range[1], hline)
            line.SetLineStyle(8)
            line.SetLineWidth(1)
            line.Draw()
            root_is_dumb.append(line)
            
        if title:
            label.DrawLatex(0.1, 0.925, title)

        if xtitle:
            label.DrawLatex(0.5, 0.025, xtitle)

        if ytitle:
            label.SetTextAngle(90)
            label.DrawLatex(0.035, 0.5, ytitle)
            label.SetTextAngle(0)

        if vlines:
            for sect, ll in bin_info.items():
                lmin = TLine(ll[0], y_range[0], ll[0], y_range[1])
                lmax = TLine(ll[1], y_range[0], ll[1], y_range[1])
                lmin.SetLineColor(kRed)
                lmax.SetLineColor(kRed)
                lmin.Draw('same')
                if ll[1] < graph.GetXaxis().GetXmax():
                    lmax.Draw('same')
                root_is_dumb.append(lmin)
                root_is_dumb.append(lmax)


    else:
        print('not th1f')
    

    canvas.Print(save_name)

def plot_overlap_1d_multiplots( canvas, histos_data, histos_sim, title_format, save_name, label, 
                                title=None, xtitle=None, ytitle=None, 
                                hline=None, vlines=None, logy=None, set_marker_style=None, scale=None, ncols=None, nbins=None):
    
    canvas.Clear()
    # Size of slices page
    #ncols = 3
    
    nrows = int(np.ceil((nbins[1]-nbins[0]) / ncols) + 1)
    if nrows <= 2:
        nrows+=1

    print(' --------> number of cols {} '.format(ncols))
    print(' --------> number of rows {} '.format(nrows))
    
    canvas.Divide(ncols, nrows)
    
    root_is_dumb = []
    for ii in range(nbins[0], nbins[1]):
        canvas.cd(ii)
        if True:# isinstance((histos_data.get(title_formatter), default_histo), TH1F) and isinstance((histos_sim.get(title_formatter), default_histo), TH1F):
            title_formatter = title_format.format(ii)
            opt=''
            if set_marker_style:            
                opt='P+E'
                histos_data[title_formatter].SetMarkerStyle(22)
                histos_sim[title_formatter].SetMarkerStyle(23)
                histos_data[title_formatter].SetMarkerSize(1)
                histos_sim[title_formatter].SetMarkerSize(1)
                histos_data[title_formatter].SetMarkerColor(kRed)
                histos_sim[title_formatter].SetMarkerColor(kBlack)
                histos_data[title_formatter].SetLineColor(kRed)
                histos_sim[title_formatter].SetLineColor(kBlack)
            else:
                histos_data[title_formatter].SetLineColor(kRed)
                histos_sim[title_formatter].SetLineColor(kBlack)
            
            
            if logy:
                print(' setting log Y ')
                gPad.SetLogy() 
                if histos_sim.get(title_formatter, default_histo).GetMaximum() > histos_sim.get(title_formatter, default_histo).GetMaximum():
                    histos_sim.get(title_formatter, default_histo).SetMinimum(0.1)
                else:
                    histos_data.get(title_formatter, default_histo).SetMinimum(0.1)


            if scale:
                if scale=="to_data":
                    histos_sim[title_formatter].Scale( histos_data[title_formatter].GetEntries()/histos_sim[title_formatter].GetEntries())
                elif scale=="integral":                
                    dxmin = histos_data[title_formatter].GetXaxis().GetXmin()
                    dxmax = histos_data[title_formatter].GetXaxis().GetXmax()
                    sxmin = histos_sim[title_formatter].GetXaxis().GetXmin()
                    sxmax = histos_sim[title_formatter].GetXaxis().GetXmax()
                    dbmin = histos_data[title_formatter].GetXaxis().FindBin(dxmin)
                    dbmax = histos_data[title_formatter].GetXaxis().FindBin(dxmax)
                    sbmin = histos_sim[title_formatter].GetXaxis().FindBin(sxmin)
                    sbmax = histos_sim[title_formatter].GetXaxis().FindBin(sxmax)                
                    histos_data[title_formatter].Scale( histos_sim[title_formatter].GetIntegral(sbmin, sbmax)/histos_data[title_formatter].GetIntegral(dbmin,dbmax))
                else:
                    histos_data[title_formatter].Scale( histos_sim[title_formatter].GetMaximum()/histos_data[title_formatter].GetMaximum())

                    
            print(' maximum of simulation hist is {}'.format(histos_sim.get(title_formatter, default_histo).GetMaximum()))
        
            if histos_sim.get(title_formatter, default_histo).GetMaximum() > histos_data.get(title_formatter, default_histo).GetMaximum():
                histos_sim[title_formatter].Draw(opt)
                histos_data[title_formatter].Draw(opt+' SAME')
            else:
                histos_data[title_formatter].Draw(opt)
                histos_sim[title_formatter].Draw(opt+' SAME')
        
            root_is_dumb.append(histos_data[title_formatter])
            root_is_dumb.append(histos_sim[title_formatter])

            if hline:
                line = TLine(x_range[0], hline, x_range[1], hline)
                line.SetLineStyle(8)
                line.SetLineWidth(1)
                line.Draw()
                root_is_dumb.append(line)
            
            if title:
                label.DrawLatex(0.1, 0.925, title.format(ii))
                
            if xtitle:
                label.DrawLatex(0.5, 0.025, xtitle)

            if ytitle:
                label.SetTextAngle(90)
                label.DrawLatex(0.035, 0.5, ytitle)
                label.SetTextAngle(0)

            if vlines:
                for sect, ll in bin_info.items():
                    lmin = TLine(ll[0], y_range[0], ll[0], y_range[1])
                    lmax = TLine(ll[1], y_range[0], ll[1], y_range[1])
                    lmin.SetLineColor(kRed)
                    lmax.SetLineColor(kRed)
                    lmin.Draw('same')
                    if ll[1] < graph.GetXaxis().GetXmax():
                        lmax.Draw('same')
                    root_is_dumb.append(lmin)
                    root_is_dumb.append(lmax)

            leg = TLegend(0.7, 0.7, 0.9, 0.9)
            leg.AddEntry(histos_sim[title_formatter],'gemc','p')
            leg.AddEntry(histos_data[title_formatter],'data','p')
            leg.Draw('same')
            root_is_dumb.append(leg)

        else:
            print('not th1f')
    

    canvas.Print(save_name)


def add_text_page(can, label, text, save_name):
    """ Write some text onto a page. """
    can.Clear()
    can.cd(1)
    label.DrawLatex(0.1, 0.5, text)
    can.Print(save_name)
    
    
if __name__ == '__main__':

    ap = argparse.ArgumentParser()
    ap.add_argument(
        '-iinb',
        '--input_inb_file',
        required=True
    )
    ap.add_argument(
        '-ioutb',
        '--input_outb_file',
        required=True
    )
    ap.add_argument(
        '-o',
        '--output_prefix',
        required=True
    )
    args = ap.parse_args()

    input_inb_rootfile = args.input_inb_file
    input_outb_rootfile = args.input_outb_file

    output_pdfname = args.output_prefix + '.pdf'
    rootfile_inb = TFile(input_inb_rootfile)
    rootfile_outb = TFile(input_outb_rootfile)
    histos_inb = load_histos(rootfile_inb)
    histos_outb = load_histos(rootfile_outb)

    # uncomment to view all histograms in file
    #for k,v in histos.items():
    #    print(k, v)
        
    setup_global_options() 

    can = TCanvas('can', 'can', 1100, 1100) # was 800 by 1100
    can.SetBatch(kTRUE)

    lab = TLatex()
    lab.SetNDC()
    lab.SetTextFont(42)
    lab.SetTextSize(0.05)
    lab.SetTextColor(1)

    can.Print('{}['.format(output_pdfname))

    kpkm_mass_limit=[1.0107, 1.0287]

    
    
    #electron
    plot_overlap_1d( can, histos_inb, histos_outb, 'p_ele_pass_all_pass_additional_pass_phi_mass', output_pdfname, lab, 
                     title='REC Inb vs Outb, P_{e} Final #phi (FD) Events' , xtitle='P_{el} (GeV)', ytitle='counts', set_marker_style=True, scale=True)

    plot_overlap_1d( can, histos_inb, histos_outb, 'theta_ele_pass_all_pass_additional_pass_phi_mass', output_pdfname, lab, 
                     title='REC Inb vs Outb, #Theta_{e} Final #phi (FD) Events' , xtitle='#Theta_{el} (deg)', ytitle='counts', set_marker_style=True, scale=True)

    plot_overlap_1d( can, histos_inb, histos_outb, 'phi_ele_pass_all_pass_additional_pass_phi_mass', output_pdfname, lab, 
                     title='REC Inb vs Outb, #Phi_{e} Final #phi (FD) Events' , xtitle='#Phi_{el} (deg)', ytitle='counts', set_marker_style=True, scale=True)

    plot_2d_sidebyside(can, histos_inb, histos_outb, 'p_ele_theta_pass_all_pass_additional_pass_phi_mass', output_pdfname, lab, 
                       title='#theta_{el} vs P_{el}, PassAll, '+str(kpkm_mass_limit[0])+'<Mass(K^{ +}K^{ -})<'+str(kpkm_mass_limit[1]) , xtitle='P_{el} (GeV)', ytitle='#theta (deg)')

    plot_2d_sidebyside(can, histos_inb, histos_outb, 'phi_ele_theta_pass_all_pass_additional_pass_phi_mass', output_pdfname, lab, 
                       title='#theta_{el} vs #phi_{el}, PassAll,'+str(kpkm_mass_limit[0])+'<Mass(K^{ +}K^{ -})<'+str(kpkm_mass_limit[1]) , xtitle='#phi_{el} (deg)', ytitle='#theta (deg)')


    #proton
    plot_overlap_1d( can, histos_inb, histos_outb, 'p_pro_pass_all_pass_additional_pass_phi_mass', output_pdfname, lab, 
                     title='Inb vs Outb, P_{p} Final #phi (FD) Events' , xtitle='P_{p} (GeV)', ytitle='counts', set_marker_style=True, scale=True)

    plot_overlap_1d( can, histos_inb, histos_outb, 'theta_pro_pass_all_pass_additional_pass_phi_mass', output_pdfname, lab, 
                     title='Inb vs Outb, #Theta_{p} Final #phi (FD) Events' , xtitle='#Theta_{p} (deg)', ytitle='counts', set_marker_style=True, scale=True)

    plot_overlap_1d( can, histos_inb, histos_outb, 'phi_pro_pass_all_pass_additional_pass_phi_mass', output_pdfname, lab, 
                     title='Inb vs Outb, #Phi_{p} Final #phi (FD) Events' , xtitle='#Phi_{p} (deg)', ytitle='counts', set_marker_style=True, scale=True)

    plot_2d_sidebyside(can, histos_inb, histos_outb, 'p_pro_theta_pass_all_pass_additional_pass_phi_mass', output_pdfname, lab, 
                       title='#theta_{p} vs P_{p}, PassAll,'+str(kpkm_mass_limit[0])+'<Mass(K^{ +}K^{ -})<'+str(kpkm_mass_limit[1]) , xtitle='P_{p} (GeV)', ytitle='#theta (deg)')

    plot_2d_sidebyside(can, histos_inb, histos_outb, 'phi_pro_theta_pass_all_pass_additional_pass_phi_mass', output_pdfname, lab, 
                       title='#theta_{p} vs #phi_{p}, PassAll,'+str(kpkm_mass_limit[0])+'<Mass(K^{ +}K^{ -})<'+str(kpkm_mass_limit[1]) , xtitle='#phi_{p} (deg)', ytitle='#theta (deg)')



    #kaons
    plot_overlap_1d( can, histos_inb, histos_outb, 'p_kp_pass_all_pass_additional_pass_phi_mass', output_pdfname, lab, 
                     title='Inb vs Outb, P_{K^{ +}} Final #phi (FD) Events' , xtitle='P_{K^{ +}} (GeV)', ytitle='counts', set_marker_style=True, scale=True)

    plot_overlap_1d( can, histos_inb, histos_outb, 'theta_kp_pass_all_pass_additional_pass_phi_mass', output_pdfname, lab, 
                     title='Inb vs Outb, #Theta_{K^{ +}} Final #phi (FD) Events' , xtitle='#Theta_{K^{ +}} (deg)', ytitle='counts', set_marker_style=True, scale=True)

    plot_overlap_1d( can, histos_inb, histos_outb, 'phi_kp_pass_all_pass_additional_pass_phi_mass', output_pdfname, lab, 
                     title='Inb vs Outb, #Phi_{K^{ +}} Final #phi (FD) Events' , xtitle='#Phi_{K^{ +}} (deg)', ytitle='counts', set_marker_style=True, scale=True)

    plot_2d_sidebyside(can, histos_inb, histos_outb, 'p_kp_theta_pass_all_pass_additional_pass_phi_mass', output_pdfname, lab, 
                       title='#theta_{K^{ +}} vs P_{K^{ +}}, PassAll,'+str(kpkm_mass_limit[0])+'<Mass(K^{ +}K^{ -})<'+str(kpkm_mass_limit[1]) , xtitle='P_{K^{ +}} (GeV)', ytitle='#theta (deg)')

    plot_2d_sidebyside(can, histos_inb, histos_outb, 'phi_kp_theta_pass_all_pass_additional_pass_phi_mass', output_pdfname, lab, 
                       title='#theta_{K^{ +}} vs #phi_{K^{ +}}, PassAll,'+str(kpkm_mass_limit[0])+'<Mass(K^{ +}K^{ -})<'+str(kpkm_mass_limit[1]) , xtitle='#phi_{K^{ +}} (deg)', ytitle='#theta (deg)')



    #kaonM
    plot_overlap_1d( can, histos_inb, histos_outb, 'p_km_pass_all_pass_additional_pass_phi_mass', output_pdfname, lab, 
                     title='Inb vs Outb, P_{K^{ -}} Final #phi (FD) Events' , xtitle='P_{K^{ -}} (GeV)', ytitle='counts', set_marker_style=True, scale=True)

    plot_overlap_1d( can, histos_inb, histos_outb, 'theta_km_pass_all_pass_additional_pass_phi_mass', output_pdfname, lab, 
                     title='Inb vs Outb, #Theta_{K^{ -}} Final #phi (FD) Events' , xtitle='#Theta_{K^{ -}} (deg)', ytitle='counts', set_marker_style=True, scale=True)

    plot_overlap_1d( can, histos_inb, histos_outb, 'phi_km_pass_all_pass_additional_pass_phi_mass', output_pdfname, lab, 
                     title='Inb vs Outb, #Phi_{K^{ -}} Final #phi (FD) Events' , xtitle='#Phi_{K^{ -}} (deg)', ytitle='counts', set_marker_style=True, scale=True)

    plot_2d_sidebyside(can, histos_inb, histos_outb, 'p_km_theta_pass_all_pass_additional_pass_phi_mass', output_pdfname, lab, 
                       title='#theta_{K^{ -}} vs P_{K^{ -}}, PassAll,'+str(kpkm_mass_limit[0])+'<Mass(K^{ +}K^{ -})<'+str(kpkm_mass_limit[1]) , xtitle='P_{K^{ -}} (GeV)', ytitle='#theta (deg)')

    plot_2d_sidebyside(can, histos_inb, histos_outb, 'phi_km_theta_pass_all_pass_additional_pass_phi_mass', output_pdfname, lab, 
                       title='#theta_{K^{ -}} vs #phi_{K^{ -}}, PassAll,'+str(kpkm_mass_limit[0])+'<Mass(K^{ +}K^{ -})<'+str(kpkm_mass_limit[1]) , xtitle='#phi_{K^{ -}} (deg)', ytitle='#theta (deg)')


    # variables that are used for events selection
    plot_overlap_1d( can, histos_inb, histos_outb, 'cpl_pro_pass_all', output_pdfname, lab, 
                     title='Inb vs Outb, #theta_{Copl} Pr. Pass Me, MM2' , xtitle='#theta_{Copl} (deg)', ytitle='counts', set_marker_style=True, scale=True, vlines =[9,9])

    plot_overlap_1d( can, histos_inb, histos_outb, 'cpl_kp_pass_all', output_pdfname, lab, 
                     title='Inb vs Outb, #theta_{Copl} K^{ +}. Pass Me, MM2' , xtitle='#theta_{Copl} (deg)', ytitle='counts', set_marker_style=True, scale=True, vlines =[9,9])

    plot_overlap_1d( can, histos_inb, histos_outb, 'cpl_km_pass_all', output_pdfname, lab, 
                     title='Inb vs Outb, #theta_{Copl} K^{ -} Pass Me, MM2' , xtitle='#theta_{Copl} (deg)', ytitle='counts', set_marker_style=True, scale=True, vlines =[9,9])


    plot_overlap_1d( can, histos_inb, histos_outb, 'cpl_pro_pass_all_pass_additional_pass_phi_mass', output_pdfname, lab, 
                     title='Inb vs Outb, #theta_{Copl} Pr. Final #phi (FD) Events' , xtitle='#theta_{Copl} (deg)', ytitle='counts', set_marker_style=True, scale=True)

    plot_overlap_1d( can, histos_inb, histos_outb, 'cpl_kp_pass_all_pass_additional_pass_phi_mass', output_pdfname, lab, 
                     title='Inb vs Outb, #theta_{Copl} K^{ +}. Final #phi (FD) Events' , xtitle='#theta_{Copl} (deg)', ytitle='counts', set_marker_style=True, scale=True)

    plot_overlap_1d( can, histos_inb, histos_outb, 'cpl_km_pass_all_pass_additional_pass_phi_mass', output_pdfname, lab, 
                     title='Inb vs Outb, #theta_{Copl} K^{ -} Final #phi (FD) Events' , xtitle='#theta_{Copl} (deg)', ytitle='counts', set_marker_style=True, scale=True)


    ##### now look at q2, xb, -t    
    plot_overlap_1d( can, histos_inb, histos_outb, 'w_pass_all_pass_additional_pass_phi_mass', output_pdfname, lab, 
                     title='Inb vs Outb, W Final #phi (FD) Events' , xtitle='W (GeV)', ytitle='counts', set_marker_style=True, scale=True, vlines=[2])

    plot_overlap_1d( can, histos_inb, histos_outb, 'q2_pass_all_pass_additional_pass_phi_mass', output_pdfname, lab, 
                     title='Inb vs Outb, Q^{2} Final #phi (FD) Events' , xtitle='Q^{2} (GeV^{2})', ytitle='counts', set_marker_style=True, scale=True, vlines=[1])

    plot_overlap_1d( can, histos_inb, histos_outb, 'xb_pass_all_pass_additional_pass_phi_mass', output_pdfname, lab, 
                     title='Inb vs Outb, X_{b} Final #phi (FD) Events' , xtitle='X_{b}', ytitle='counts', set_marker_style=True, scale=True)
        
    plot_overlap_1d( can, histos_inb, histos_outb, 't_pass_all_pass_additional_pass_phi_mass', output_pdfname, lab, 
                     title='Inb vs Outb, -t Final #phi (FD) Events' , xtitle='-t (GeV^{2})', ytitle='counts', set_marker_style=True, scale=True)

    plot_overlap_1d( can, histos_inb, histos_outb, 'phitrento_pass_all_pass_additional_pass_phi_mass', output_pdfname, lab, 
                     title='Inb vs Outb, #phi_{trento} Final #phi (FD) Events' , xtitle='#phi_{trento} (deg)', ytitle='counts', set_marker_style=True, scale=True)

    ###########
    ## check with cut removing low P protons 
    #plot_overlap_1d( can, histos_data, histos_sim, 'p_ele_pass_all_pass_additional_pass_phi_mass_lowproPcut', output_pdfname, lab, 
    #                 title='FD:REC Data vs Sim, P_{e} Final #phi, P_{pr}>0.8' , xtitle='P_{el} (GeV)', ytitle='counts', set_marker_style=True, scale=True)


    #plot_overlap_1d( can, histos_data, histos_sim, 't_pass_all_pass_additional_pass_phi_mass_lowproPcut', output_pdfname, lab, 
    #                 title='FD:REC Data vs Sim, -t Final #phi, P_{pr}>0.8' , xtitle='-t (GeV^{2})', ytitle='counts', set_marker_style=True, scale=True)


    ###########
    ## check with cuts on proton angle
    #plot_overlap_1d_multiplots(can,histos_data, histos_sim, 't_pass_all_pass_additional_pass_phi_mass_thetacut{}', output_pdfname, lab, 
    #title='FD,REC, -t,Final #phi, Pro. #Theta<35-{0}' , xtitle='-t (GeV^{2})', ytitle='counts', set_marker_style=True, scale=True, ncols=2, nbins=[1,8])


    #plot_overlap_1d_multiplots(can,histos_data, histos_sim, 'p_ele_pass_all_pass_additional_pass_phi_mass_thetacut{}', output_pdfname, lab, 
    #                           title='FD,REC, El. P,Final #phi, Pro. #Theta<35-{0}' , xtitle='P_{el} (GeV)', ytitle='counts', set_marker_style=True, scale=True, ncols=2, nbins=[1,8])


    ###########
    # look at the relationship between -t and proton angle and electron momentum
    plot_2d_sidebyside(can, histos_inb, histos_outb, 'p_ele_t_pass_all_pass_additional_pass_phi_mass', output_pdfname, lab, 
                       title='-t vs P_{el}, PassAll,'+str(kpkm_mass_limit[0])+'<Mass(K^{ +}K^{ -})<'+str(kpkm_mass_limit[1]) , xtitle='P_{el} (GeV)', ytitle='-t (GeV^{2})')

    plot_2d_sidebyside(can, histos_inb, histos_outb, 'theta_pro_t_pass_all_pass_additional_pass_phi_mass', output_pdfname, lab, 
                       title='-t vs #Theta_{pro}, PassAll,'+str(kpkm_mass_limit[0])+'<Mass(K^{ +}K^{ -})<'+str(kpkm_mass_limit[1]) , xtitle='#Theta_{pro} (deg)', ytitle='-t (GeV^{2})')


    plot_2d_sidebyside(can, histos_inb, histos_outb, 'w_q2_pass_all_pass_additional_pass_phi_mass', output_pdfname, lab, 
                       title='W vs Q^{2}, PassAll,'+str(kpkm_mass_limit[0])+'<Mass(K^{ +}K^{ -})<'+str(kpkm_mass_limit[1]) , xtitle='W (GeV)', ytitle='Q^{2} (GeV^{2})')

    plot_2d_sidebyside(can, histos_inb, histos_outb, 'xb_q2_pass_all_pass_additional_pass_phi_mass', output_pdfname, lab, 
                       title='Q^{2} vs X_{b} PassAll,'+str(kpkm_mass_limit[0])+'<Mass(K^{ +}K^{ -})<'+str(kpkm_mass_limit[1]) , xtitle='X_{b}', ytitle='Q^{2} (GeV^{2})')

    plot_2d_sidebyside(can, histos_inb, histos_outb, 't_q2_pass_all_pass_additional_pass_phi_mass', output_pdfname, lab, 
                       title='-t vs Q^{2}, PassAll,'+str(kpkm_mass_limit[0])+'<Mass(K^{ +}K^{ -})<'+str(kpkm_mass_limit[1]), xtitle='-t (GeV^{2})', ytitle='Q^{2} (GeV^{2})')

    plot_2d_sidebyside(can, histos_inb, histos_outb, 't_xb_pass_all_pass_additional_pass_phi_mass', output_pdfname, lab, 
                       title='-t vs X_{b} PassAll,'+str(kpkm_mass_limit[0])+'<Mass(K^{ +}K^{ -})<'+str(kpkm_mass_limit[1]), xtitle='-t (GeV^{2})', ytitle='X_{b}')

    plot_2d_sidebyside(can, histos_inb, histos_outb, 't_w_pass_all_pass_additional_pass_phi_mass', output_pdfname, lab, 
                       title='-t vs W PassAll,'+str(kpkm_mass_limit[0])+'<Mass(K^{ +}K^{ -})<'+str(kpkm_mass_limit[1]), xtitle='-t (GeV^{2})', ytitle='W (GeV)')
    

    ############
    ## compare missing energy and missing mass plots for cuts
    ## all in FD
    ## load cut boundaries from fits from exclusive_phi/epkpkm_top/makeFinalPlots.py output
    f_me_inb=open('../exclusive_phi/epkpkm_top/excl_phi_me_limits_pidtype1_inb.txt','r')
    f_me_outb=open('../exclusive_phi/epkpkm_top/excl_phi_me_limits_pidtype1_outb.txt','r')
    me_cuts = []
    for ff in [f_me_inb, f_me_outb]:
        for ll in ff:
            l = ll.split(' ')
            mean = float(l[0])
            sig = float(l[1])
            me_cuts.append(mean-4*sig)
            me_cuts.append(mean+4*sig)

    f_pro_inb=open('../exclusive_phi/epkpkm_top/excl_phi_mm2_pro_limits_pidtype1_inb.txt','r')
    f_pro_outb=open('../exclusive_phi/epkpkm_top/excl_phi_mm2_pro_limits_pidtype1_outb.txt','r')
    pr_cuts = []
    for ff in [f_pro_inb, f_pro_outb]:
        for ll in ff:
            l = ll.split(' ')
            print(l)
            mean = float(l[0])
            sig = float(l[1])
            pr_cuts.append(mean-4*sig)
            pr_cuts.append(mean+4*sig)

    f_kp_inb=open('../exclusive_phi/epkpkm_top/excl_phi_mm2_kp_limits_pidtype1_inb.txt','r')
    f_kp_outb=open('../exclusive_phi/epkpkm_top/excl_phi_mm2_kp_limits_pidtype1_outb.txt','r')
    kp_cuts = []
    for ff in [f_kp_inb, f_kp_outb]:
        for ll in ff:
            l = ll.split(' ')
            mean = float(l[0])
            sig = float(l[1])
            kp_cuts.append(mean-4*sig)
            kp_cuts.append(mean+4*sig)

    f_km_inb=open('../exclusive_phi/epkpkm_top/excl_phi_mm2_km_limits_pidtype1_inb.txt','r')
    f_km_outb=open('../exclusive_phi/epkpkm_top/excl_phi_mm2_km_limits_pidtype1_outb.txt','r')
    km_cuts = []
    for ff in [f_km_inb, f_km_outb]:
        for ll in ff:
            l = ll.split(' ')
            mean = float(l[0])
            sig = float(l[1])
            km_cuts.append(mean-4*sig)
            km_cuts.append(mean+4*sig)

    print(pr_cuts)

    plot_overlap_1d( can, histos_inb, histos_outb, 'missing_energy_pass_all_but_missing_energy', output_pdfname, lab, 
                     title='Inb vs Outb, Missing E,But MissE' , xtitle='Missing Energy (GeV)', ytitle='counts', 
                     set_marker_style=True, scale=True, fit = 0.65, vlines=me_cuts)

    plot_overlap_1d( can, histos_inb, histos_outb, 'mm_ekpkmX_pass_all_but_missing_proton', output_pdfname, lab, 
                     title='Inb vs Outb, MM^{2} Pr.,But MM^{2}_{p}' , xtitle='Missing Mass^{2} Pro. (GeV^{2})', ytitle='counts', 
                     set_marker_style=True, scale=True, fit = 0.65, vlines=pr_cuts)

    plot_overlap_1d( can, histos_inb, histos_outb, 'mm_epkpX_pass_all_but_missing_kaonM', output_pdfname, lab, 
                     title='Inb vs Outb, MM^{2} K^{ -}.,But MM^{2}_{K^{ -}}' , xtitle='Missing Mass^{2} K^{ -} (GeV^{2})', ytitle='counts', 
                     set_marker_style=True, scale=True, fit = 0.65, vlines=km_cuts)

    plot_overlap_1d( can, histos_inb, histos_outb, 'mm_epkmX_pass_all_but_missing_kaonP', output_pdfname, lab, 
                     title='Inb vs Outb, MM^{2} K^{ +}.,But MM^{2}_{K^{ +}}' , xtitle='Missing Mass^{2} K^{ +} (GeV^{2})', ytitle='counts', 
                     set_marker_style=True, scale=True, fit = 0.65, vlines=kp_cuts)


    ## pass all final events 
    plot_overlap_1d( can, histos_inb, histos_outb, 'missing_energy_pass_all_pass_additional_pass_phi_mass', output_pdfname, lab, 
                     title='Inb vs Outb, Missing E,Final #phi' , xtitle='Missing Energy (GeV)', ytitle='counts', 
                     set_marker_style=True, scale=True, fit = 0.5)

    plot_overlap_1d( can, histos_inb, histos_outb, 'mm_ekpkmX_pass_all_pass_additional_pass_phi_mass', output_pdfname, lab, 
                     title='Inb vs Outb, MM^{2} Pr, Final #phi' , xtitle='Missing Mass^{2} Pro. (GeV^{2})', ytitle='counts', 
                     set_marker_style=True, scale=True, fit = 0.5)

    plot_overlap_1d( can, histos_inb, histos_outb, 'mm_epkpX_pass_all_pass_additional_pass_phi_mass', output_pdfname, lab, 
                     title='Inb vs Outb, MM^{2} K^{ -}.,Final #phi' , xtitle='Missing Mass^{2} K^{ -} (GeV^{2})', ytitle='counts', 
                     set_marker_style=True, scale=True, fit = 0.5)

    plot_overlap_1d( can, histos_inb, histos_outb, 'mm_epkmX_pass_all_pass_additional_pass_phi_mass', output_pdfname, lab, 
                     title='Inb vs Outb, MM^{2} K^{ +}.,Final #phi' , xtitle='Missing Mass^{2} K^{ +} (GeV^{2})', ytitle='counts', 
                     set_marker_style=True, scale=True, fit = 0.5)
    
    ## compare 2D distributions
    plot_overlap_2d(  can, histos_inb, histos_outb, 'p_ele_theta_pass_all_cut_phi_mass', output_pdfname, lab,
                      title='Ele: Inb vs Outb, #Theta vs P Final #phi (FD) Events' , xtitle='P (GeV)', ytitle='#Theta (deg)', set_marker_style=True, rebin2D=[5,5])

    plot_overlap_2d(  can, histos_inb, histos_outb, 'p_pro_theta_pass_all_cut_phi_mass', output_pdfname, lab,
                      title='Pro: Inb vs Outb, #Theta vs P Final #phi (FD) Events' , xtitle='P (GeV)', ytitle='#Theta (deg)', set_marker_style=True, rebin2D=[5,5])

    plot_overlap_2d(  can, histos_inb, histos_outb, 'p_kp_theta_pass_all_cut_phi_mass', output_pdfname, lab,
                      title='K^{ +}: Inb vs Outb, #Theta vs P Final #phi (FD) Events' , xtitle='P (GeV)', ytitle='#Theta (deg)', set_marker_style=True, rebin2D=[5,5])

    plot_overlap_2d(  can, histos_inb, histos_outb, 'p_km_theta_pass_all_cut_phi_mass', output_pdfname, lab,
                      title='K^{ -}: Inb vs Outb, #Theta vs P Final #phi (FD) Events' , xtitle='P (GeV)', ytitle='#Theta (deg)', set_marker_style=True, rebin2D=[5,5])
    
    
    ##############################################################################3
    ###########################################
    # grid the results for easy display 
    histo_titles = [ 'p_ele_pass_all_pass_additional_pass_phi_mass',
                     'theta_ele_pass_all_pass_additional_pass_phi_mass',
                     'phi_ele_pass_all_pass_additional_pass_phi_mass',
                     'p_pro_pass_all_pass_additional_pass_phi_mass',
                     'theta_pro_pass_all_pass_additional_pass_phi_mass',
                     'phi_pro_pass_all_pass_additional_pass_phi_mass',
                     'p_kp_pass_all_pass_additional_pass_phi_mass',
                     'theta_kp_pass_all_pass_additional_pass_phi_mass',
                     'phi_kp_pass_all_pass_additional_pass_phi_mass',
                     'p_km_pass_all_pass_additional_pass_phi_mass',
                     'theta_km_pass_all_pass_additional_pass_phi_mass',
                     'phi_km_pass_all_pass_additional_pass_phi_mass']

    titles_gen = [ ['Inb vs Outb: Electron P ', 'counts','P (GeV)'],
                   ['Inb vs Outb: Electron #theta', 'counts','#theta (deg)'],
                   ['Inb vs Outb: Electron #phi ', 'counts','#phi (deg)'],
                   ['Inb vs Outb: Proton P', 'counts','P (GeV)'],
                   ['Inb vs Outb: Proton #theta', 'counts','#theta (deg)'],
                   ['Inb vs Outb: Proton #phi', 'counts','#phi (deg)'],
                   ['Inb vs Outb: K^{ +} P', 'counts','P (GeV)'],
                   ['Inb vs Outb: K^{ +} #theta', 'counts','#theta (deg)'],
                   ['Inb vs Outb: K^{ +} #phi', 'counts','#phi (deg)'],
                   ['Inb vs Outb: K^{ -} P ', 'counts','P (GeV)'],
                   ['Inb vs Outb: K^{ -} #theta', 'counts','#theta (deg)'],
                   ['Inb vs Outb: K^{ -} #phi ', 'counts','#phi (deg)']]
               


    plot_page_overlap_grid(can, histos_inb, histos_outb, histo_titles, lab, output_pdfname, 3, 4,
                   titles=titles_gen, log=False)

    ###### 
    ## 2d grid overlap
    
    histo_titles = [ 'p_ele_theta_pass_all_pass_additional_pass_phi_mass',
                     'phi_ele_theta_pass_all_pass_additional_pass_phi_mass',
                     'p_pro_theta_pass_all_pass_additional_pass_phi_mass',
                     'phi_pro_theta_pass_all_pass_additional_pass_phi_mass',
                     'p_kp_theta_pass_all_pass_additional_pass_phi_mass',
                     'phi_kp_theta_pass_all_pass_additional_pass_phi_mass',
                     'p_km_theta_pass_all_pass_additional_pass_phi_mass',
                     'phi_km_theta_pass_all_pass_additional_pass_phi_mass']
    titles_gen = [ ['Inb vs Outb: Electron P vs #theta', '#theta (deg)','P (GeV)'],
                   ['Inb vs Outb: Electron #phi vs #theta', '#theta (deg)','#phi (deg)'],
                   ['Inb vs Outb: Proton P vs #theta', '#theta (deg)','P (GeV)'],
                   ['Inb vs Outb: Proton #phi vs #theta', '#theta (deg)','#phi (deg)'],
                   ['Inb vs Outb: K^{ +} vs #theta', '#theta (deg)','P (GeV)'],
                   ['Inb vs Outb: K^{ +} #phi vs #theta', '#theta (deg)','#phi (deg)'],
                   ['Inb vs Outb: K^{ -} vs #theta', '#theta (deg)','P (GeV)'],
                   ['Inb vs Outb: K^{ -} #phi vs #theta', '#theta (deg)','#phi (deg)']]
               

    plot_page_overlap_grid(can, histos_inb, histos_outb, histo_titles, lab, output_pdfname, 2, 4,
                   titles=titles_gen, log=False)
    

    histo_titles_kins = ['xb_q2_pass_all_pass_additional_pass_phi_mass',
                         't_q2_pass_all_pass_additional_pass_phi_mass',
                         'w_q2_pass_all_pass_additional_pass_phi_mass',
                         't_xb_pass_all_pass_additional_pass_phi_mass',
                         't_w_pass_all_pass_additional_pass_phi_mass']
    # title , y title , x title
    titles_kin_gen = [ ['Inb vs Outb: Q^{2} vs x_{B}','Q^{2} (GeV^{2})','x_{B}'],
                       ['Inb vs Outb: Q^{2} vs -t',' Q^{2} (GeV^{2})','-t (GeV^{2})'],
                       ['Inb vs Outb: Q^{2} vs W', ' Q^{2} (GeV^{2})', 'W (GeV)'],
                       ['Inb vs Outb: -t vs x_{B}','x_{B}','-t (GeV^{2})'],
                       ['Inb vs Outb: W vs -t', 'W (GeV)','-t (GeV^{2})'] ]

    plot_page_overlap_grid(can, histos_inb, histos_outb, histo_titles_kins, lab, output_pdfname, 2, 3,
                   titles=titles_kin_gen, log=False)

    histo_titles_1dkin = [ 'w_pass_all_pass_additional_pass_phi_mass',
                           'q2_pass_all_pass_additional_pass_phi_mass',
                           'xb_pass_all_pass_additional_pass_phi_mass',
                           't_pass_all_pass_additional_pass_phi_mass',
                           'phitrento_pass_all_pass_additional_pass_phi_mass']
    titles_kin1d = [ ['Inb vs Outb: W','counts','W (GeV)'],
                     ['Inb vs Outb: Q^{2}','counts','Q^{2} (GeV)'],
                     ['Inb vs Outb: x_{B}','counts','x_{B}'],
                     ['Inb vs Outb: -t','counts','-t (GeV^{2})'],
                     ['Inb vs Outb: #phi_{trento}','counts','#phi_{trento} (deg)']
                   ]
    plot_page_overlap_grid(can, histos_inb, histos_outb, histo_titles_1dkin, lab, output_pdfname, 2, 3,
                           titles=titles_kin1d, log=False)


    can.Print('{}]'.format(output_pdfname))
        
